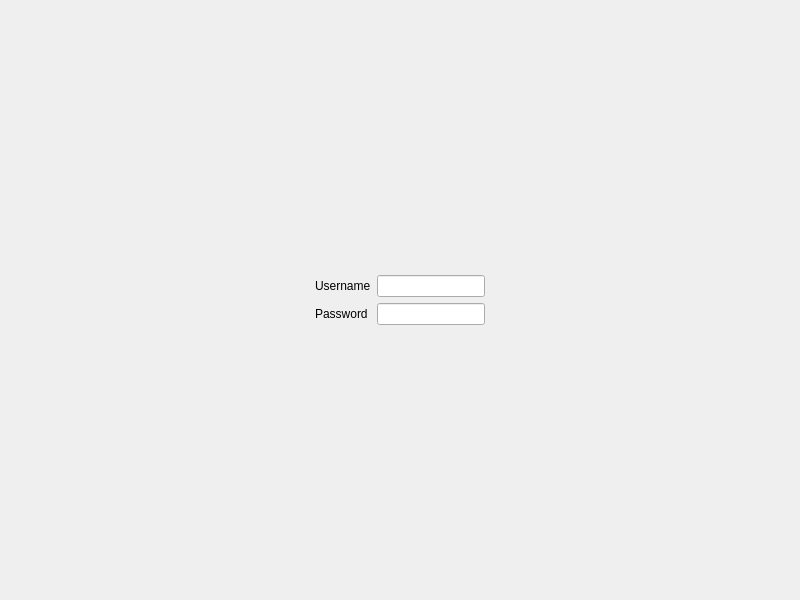
<?xml version="1.0" encoding="UTF-8"?>
<ui version="4.0">
 <class>LogIn</class>
 <widget class="QWidget" name="LogIn">
  <property name="geometry">
   <rect>
    <x>0</x>
    <y>0</y>
    <width>800</width>
    <height>600</height>
   </rect>
  </property>
  <property name="windowTitle">
   <string>Form</string>
  </property>
  <layout class="QGridLayout" name="gridLayout">
   <item row="1" column="0" alignment="Qt::AlignHCenter|Qt::AlignVCenter">
    <widget class="QWidget" name="widget" native="true">
     <layout class="QFormLayout" name="formLayout">
      <item row="0" column="0">
       <widget class="QLabel" name="username_LA">
        <property name="text">
         <string>Username</string>
        </property>
       </widget>
      </item>
      <item row="2" column="0">
       <widget class="QLabel" name="password_LA">
        <property name="text">
         <string>Password</string>
        </property>
       </widget>
      </item>
      <item row="2" column="1">
       <widget class="QLineEdit" name="password_LE"/>
      </item>
      <item row="0" column="1">
       <widget class="QLineEdit" name="username_LE"/>
      </item>
     </layout>
    </widget>
   </item>
  </layout>
 </widget>
 <resources/>
 <connections/>
</ui>
